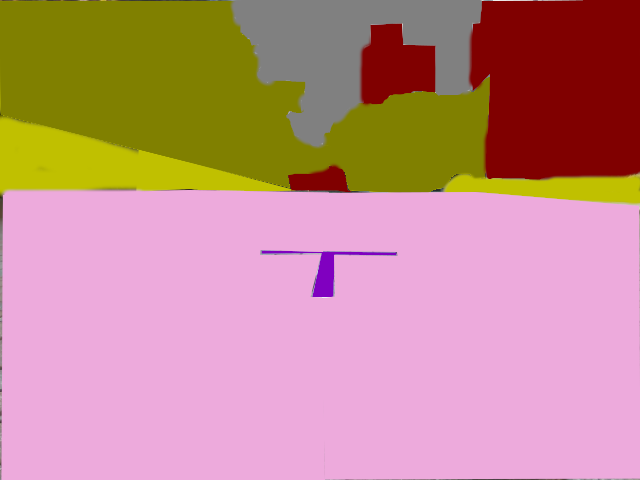
#> input picture frame000000_L.png, 640 x 480 px, found by its file name
$ python test.py   (older library calls are emulated)
#> lines starting #> are read from the running program, lines starting #| are printed output that depends on the picture; after the words box and inside, x2 and y2 are one past the last pixel; in counts of white or black regions, pixels touching at a corner belong together
#!/usr/bin/env python
# -*- coding: utf-8 -*-

import cv2
import numpy as np

img = cv2.imread("/home/hara/TC2021/script/datasets/datasets_label/frame000000_L.png")
#> img is the input picture: shape (480, 640, 3); mean B, G, R 139.2, 141.4, 195.4

bgr_l = np.array([192, 0, 128])
bgr_u = np.array([192, 0, 128])
bin_img = cv2.inRange(img, bgr_l, bgr_u)
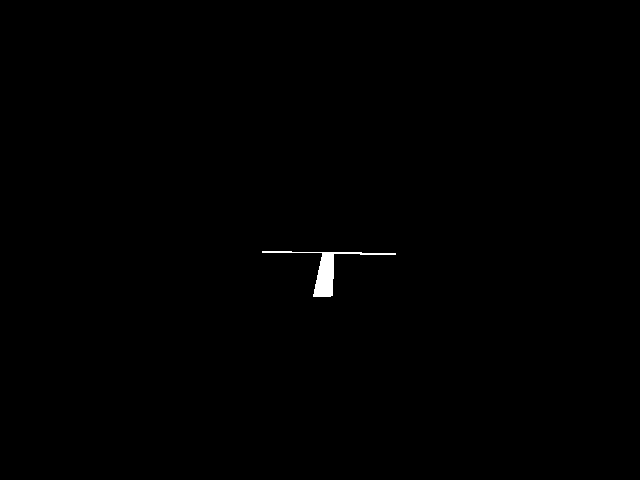
#> bin_img: shape (480, 640); 0.3% white; 1 white region

image, contours, hierarchy = cv2.findContours(bin_img, cv2.RETR_EXTERNAL, cv2.CHAIN_APPROX_NONE)
#> contours = 1 contour; box (x1, y1, x2, y2) and area: (262, 251, 396, 297) 752

maxCont = contours[0]
#> maxCont = contour of 360 points, box (x1, y1, x2, y2) (262, 251, 396, 297), area 752
for c in contours:
    if len(maxCont) < len(c):
        maxCont = c
#> this loop made 1 pass

img_contour = cv2.drawContours(img, contours, -1, (0, 255, 0), 3)
#result = cv2.bitwise_and(img, img, mask = bin_img)

mu = cv2.moments(maxCont)
#> mu = moments, m00 752, centre m10/m00, m01/m00 = (326.3, 273)
x, y = int(mu["m10"]/mu["m00"]), int(mu["m01"]/mu["m00"])
#> x = 326; y = 272
a = cv2.circle(img_contour, (x, y), 4, 100, 2, 4)


cv2.imshow("cont_img", a)

cv2.waitKey(0)
cv2.destroyAllWindows()
